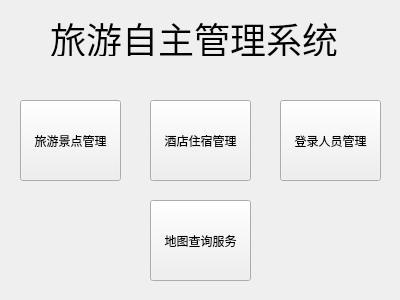
<?xml version="1.0" encoding="UTF-8"?>
<ui version="4.0">
 <class>MainWindow</class>
 <widget class="QMainWindow" name="MainWindow">
  <property name="geometry">
   <rect>
    <x>0</x>
    <y>0</y>
    <width>400</width>
    <height>300</height>
   </rect>
  </property>
  <property name="windowTitle">
   <string>MainWindow</string>
  </property>
  <widget class="QWidget" name="centralWidget">
   <widget class="QLabel" name="label">
    <property name="geometry">
     <rect>
      <x>50</x>
      <y>20</y>
      <width>288</width>
      <height>36</height>
     </rect>
    </property>
    <property name="font">
     <font>
      <pointsize>27</pointsize>
     </font>
    </property>
    <property name="text">
     <string>旅游自主管理系统</string>
    </property>
   </widget>
   <widget class="QPushButton" name="pushButton">
    <property name="geometry">
     <rect>
      <x>20</x>
      <y>100</y>
      <width>101</width>
      <height>81</height>
     </rect>
    </property>
    <property name="text">
     <string>旅游景点管理</string>
    </property>
   </widget>
   <widget class="QPushButton" name="pushButton_2">
    <property name="geometry">
     <rect>
      <x>150</x>
      <y>100</y>
      <width>101</width>
      <height>81</height>
     </rect>
    </property>
    <property name="text">
     <string>酒店住宿管理</string>
    </property>
   </widget>
   <widget class="QPushButton" name="pushButton_3">
    <property name="geometry">
     <rect>
      <x>150</x>
      <y>200</y>
      <width>101</width>
      <height>81</height>
     </rect>
    </property>
    <property name="text">
     <string>地图查询服务</string>
    </property>
   </widget>
   <widget class="QPushButton" name="pushButton_4">
    <property name="geometry">
     <rect>
      <x>280</x>
      <y>100</y>
      <width>101</width>
      <height>81</height>
     </rect>
    </property>
    <property name="text">
     <string>登录人员管理</string>
    </property>
   </widget>
  </widget>
 </widget>
 <layoutdefault spacing="6" margin="11"/>
 <resources/>
 <connections/>
</ui>
